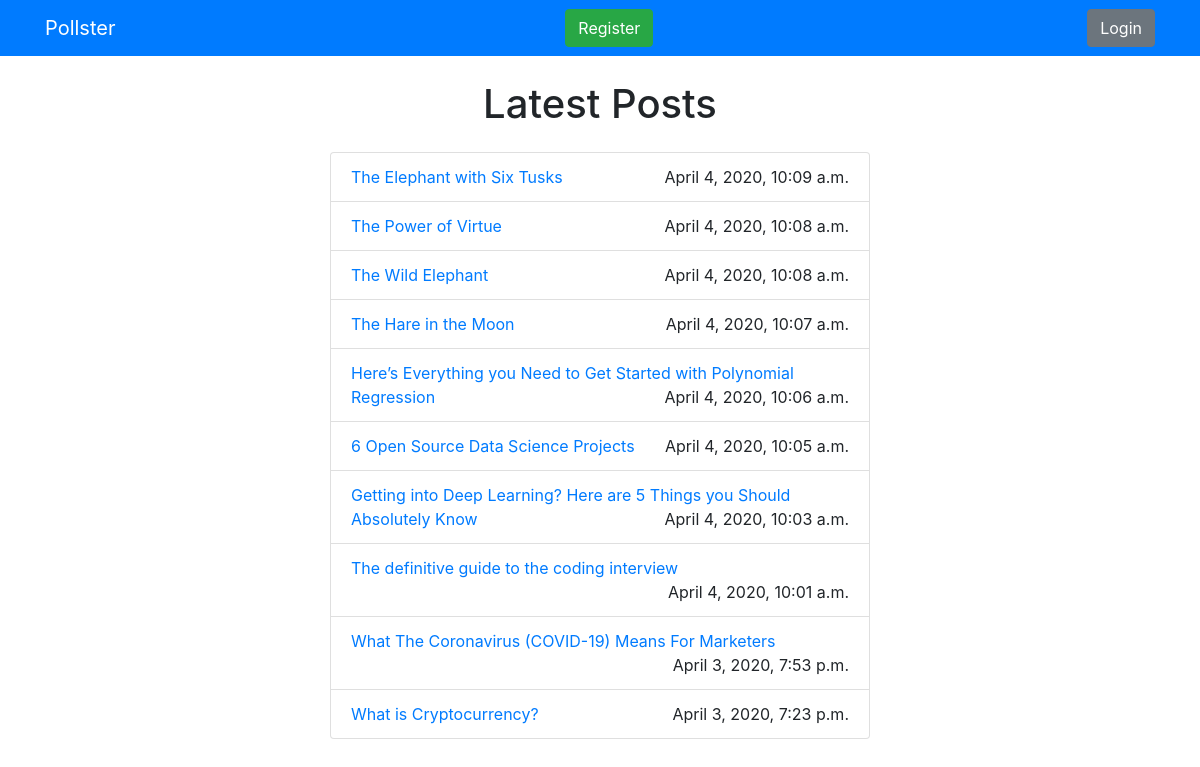
/posts/, run on the app's committed database.
### blogpost/models.py (models this page shows, shortened)
class Post(models.Model):
    title = models.CharField(max_length=200)
    description = models.TextField()
    created_at = models.DateTimeField(default=timezone.now, blank=True)
    def was_published_recently(self):
        now = timezone.now()
        return now - datetime.timedelta(days=1) <= self.created_at <= now
    was_published_recently.admin_order_field = 'created_at'
    was_published_recently.boolean = True
    was_published_recently.short_description = 'Published recently?'

### blogpost/views.py (the view)
# urls.py: path('', views.posts, name='posts'),
def posts(request):
    posts = Post.objects.all().order_by("-created_at")[:10]
    context = {
        'posts': posts
    }
    return render(request, 'blogpost/index.html', context)

### templates/blogpost/index.html (shortened to what this page needs)
{% extends 'base.html' %}
{% block content %}
    <h1 class="text-center mb-3">Latest Posts</h1>
    <div class="row mt-4">
        <div class="col">
            <ul class="list-group">
                {% for post in posts %}
                    <li class="list-group-item"><a href="/posts/details/{{ post.id }}">{{ post.title }}</a>
                        <div class="float-right">
                            {{ post.created_at }}
                        </div>
                    </li>
                {% endfor %}
            </ul>
        </div>
    </div>
{% endblock %}

### templates/base.html (shortened to what this page needs)
<!DOCTYPE html>
<html lang="en">
<head>
    <link rel="stylesheet" href="https://stackpath.bootstrapcdn.com/bootstrap/4.4.1/css/bootstrap.min.css">
</head>
<body>
    {% include 'partials/_navbar.html' %}
    <div class="container">
        <div class="row">
            <div class="col-md-6 m-auto">
                {% block content %}{% endblock %}
            </div>
        </div>
    </div>
</body>
</html>

### templates/partials/_navbar.html
<nav class="navbar navbar-dark bg-primary mb-4">
    <div class="container">
        <a href="/" class="navbar-brand">Pollster</a>
        {% if user.is_authenticated %}
            <h5>Hello, {{ user.first_name }} !!</h5>
            <a href="{% url 'accounts:logout' %}" class="btn btn-secondary">Logout</a>
        {% else %}
        <a href="{% url 'accounts:register' %}" class="btn btn-success">Register</a>
        <a href="{% url 'accounts:login' %}" class="btn btn-secondary">Login</a>
        {% endif %}
    </div>
</nav>

### data on the page
Post: title "The Elephant with Six Tusks", created_at "April 4, 2020, 10:09 a.m."
Post: title "The Power of Virtue", created_at "April 4, 2020, 10:08 a.m."
Post: title "The Wild Elephant", created_at "April 4, 2020, 10:08 a.m."
Post: title "The Hare in the Moon", created_at "April 4, 2020, 10:07 a.m."
Post: title "Here’s Everything you Need to Get Started with Polynomial Regression", created_at "April 4, 2020, 10:06 a.m."
Post: title "6 Open Source Data Science Projects", created_at "April 4, 2020, 10:05 a.m."
Post: title "Getting into Deep Learning? Here are 5 Things you Should Absolutely Know", created_at "April 4, 2020, 10:03 a.m."
Post: title "The definitive guide to the coding interview", created_at "April 4, 2020, 10:01 a.m."
Post: title "What The Coronavirus (COVID-19) Means For Marketers", created_at "April 3, 2020, 7:53 p.m."
Post: title "What is Cryptocurrency?", created_at "April 3, 2020, 7:23 p.m."
